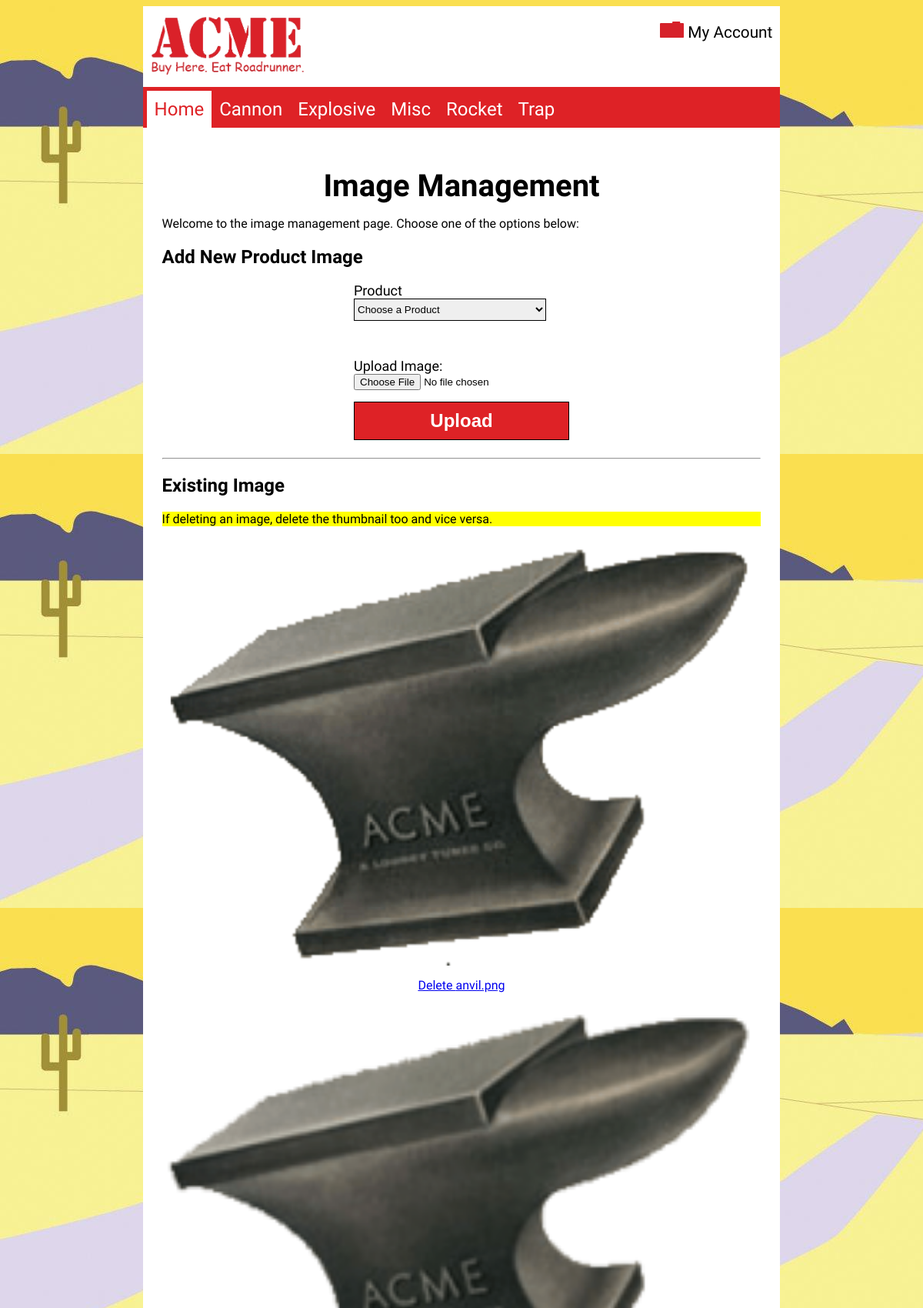
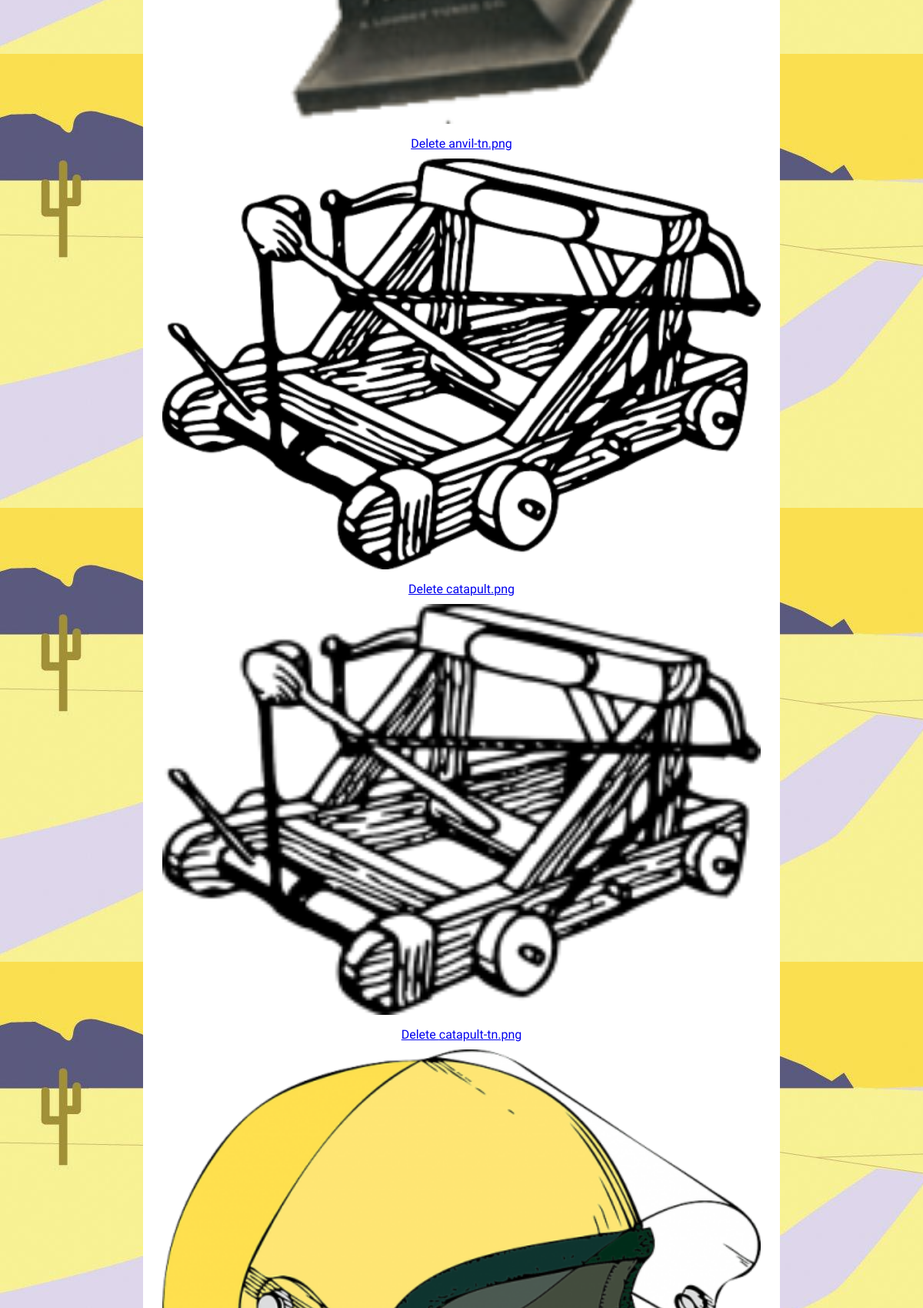
Page /uploads/index.php (upper part) on the committed database (2 pictures, top to bottom).
### tables this page shows
CREATE TABLE `categories` (
  `categoryId` int(10) UNSIGNED NOT NULL,
  `categoryName` varchar(30) NOT NULL
);

CREATE TABLE `images` (
  `ImgId` int(10) UNSIGNED NOT NULL,
  `InvId` int(10) UNSIGNED NOT NULL,
  `ImgName` varchar(100) NOT NULL,
  `ImgPath` varchar(100) NOT NULL,
  `ImgDate` timestamp NOT NULL DEFAULT CURRENT_TIMESTAMP
);

### model/acme-model.php (called while the page is built, shortened)
<?php
function getCategories(){
   $db = acmeConnect();
   $sql = 'SELECT categoryId, categoryName FROM categories ORDER BY categoryName ASC';
   $stmt = $db->prepare($sql);
   $stmt->execute();
   $categories = $stmt->fetchAll();
   return $categories;
}

### model/uploads-model.php (called while the page is built, shortened)
<?php
function getImages() {
  $db = acmeConnect();
  $sql = 'SELECT imgId, imgPath, imgName, imgDate, inventory.invId, invName FROM images JOIN inventory ON images.invId = inventory.invId';
  $stmt = $db->prepare($sql);
  $stmt->execute();
  $imageArray = $stmt->fetchAll(PDO::FETCH_ASSOC);
  return $imageArray;
}

### library/functions.php (the view, shortened to what this page needs)
<?php
function createNav($categories) {
  $navList = '<ul>';
  $navList .= "<li><a href='/acme/' title='View the Acme home page'>Home</a></li>";
  foreach ($categories as $category) {
    $navList .= "<li><a href='/acme/products?action=category&categoryName=" . urlencode($category['categoryName']) . "' title='View our $category[categoryName] product line'>$category[categoryName]</a></li>";
  }
  $navList .= '</ul>';
  return $navList;
}
function buildImageDisplay($imageArray) {
  $id = '<ul id="image-display">';
  foreach ($imageArray as $image) {
    $id .= '<li>';
    $id .= "<img src='$image[imgPath]' title='$image[invName] image on Acme.com' alt='$image[invName] image on Acme.com'>";
    $id .= "<p><a href='/acme/uploads?action=delete&imgId=$image[imgId]&filename=$image[imgName]' title='Delete the image'>Delete $image[imgName]</a></p>";
    $id .= "</li>";
  }
  $id .= '</ul>';
  return $id;
}
function buildProductsSelect($products) {
  $prodList = '<select name="invId" id="invId">';
  $prodList .= "<option>Choose a Product</option>";
  foreach ($products as $product) {
    $prodList .= "<option value='$product[invId]'>$product[invName]</option>";
  }
  $prodList .= '</select>';
  return $prodList;
}

### css/main.css (style rules this page uses)
html { box-sizing: border-box; }
*, *:before, *:after { box-sizing: inherit; }
body { background-image: url('../images/site/background.jpg'); }
header, main, main ul, footer { padding: 10px; }
nav ul { list-style-type: none; margin: 0; padding: 0; }
nav ul li { display: inline; }
nav ul li a { font-size: 1em; display: inline-block; text-decoration: none; color: #ffffff; padding: 5px; }
nav ul li a.active { color: #de2226; background-color: #ffffff; }
#mainHome img { display: block; width: 100%; }
select { margin-bottom: 10px; display: block; padding: 5px 30px 5px 0; border: 1px solid black; width: 200px; transition: width 1.5s; }
main p { margin-bottom:10px; }
#image-display { padding: 0; margin: 0; list-style: none; text-align: center; }
#image-display img { max-width: 100%; }

### css/large.css (style rules this page uses)
html { box-sizing: border-box; }
*, *:before, *:after { box-sizing: inherit; }
body { background-image: url('../images/site/background.jpg'); }
header, main, main ul, footer { padding: 10px; }
nav ul { list-style-type: none; margin: 0; padding: 0; }
nav ul li { display: inline; }
nav ul li a { font-size: 1.5em; display: inline-block; text-decoRation: none; color: #ffffff; padding: 10px; }
nav ul li a.active { color: #de2226; background-color: #ffffff; }
#mainHome img { display: block; width: 100%; }
select { margin-bottom: 10px; display: block; padding: 5px 30px 5px 0; border: 1px solid black; width: 250px; transition: width 1.5s; }
main p { margin-bottom:10px; }
#image-display { padding: 0; margin: 0; list-style: none; text-align: center; }
#image-display img { max-width: 100%; }

### rows in the picture
categories: categoryName "Cannon"
categories: categoryName "Explosive"
categories: categoryName "Misc"
categories: categoryName "Rocket"
categories: categoryName "Trap"
images: ImgPath (picture), ImgName "anvil.png"
images: ImgPath (picture), ImgName "anvil-tn.png"
images: ImgPath (picture), ImgName "catapult.png"
images: ImgPath (picture), ImgName "catapult-tn.png"
images: ImgPath (picture)
